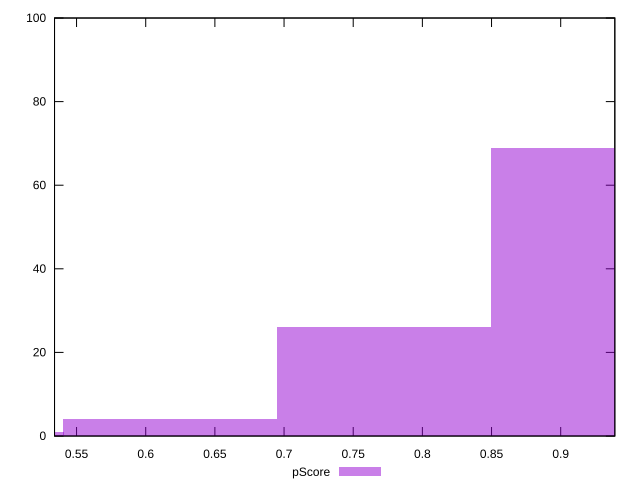

Reproduce this figure in gnuplot.
reset

$pScore <<EOF
0.6177852515473441 4
0.9266778773210161 69
0.7722315644341802 26
0.46333893866050807 1
EOF

set key outside below
set boxwidth 0.15444631288683602
set xrange [0.5340803300250051:0.9391213764579283]
set yrange [0:100]
set trange [0:100]
set style fill transparent solid 0.5 noborder
set terminal svg size 640, 490 enhanced background rgb 'white'
set output "report_00015_2021-02-09T16-11-33.973Z/first-meaningful-paint/samples/pages+cached/pScore/histogram.svg"

plot $pScore title "pScore" with boxes

reset
